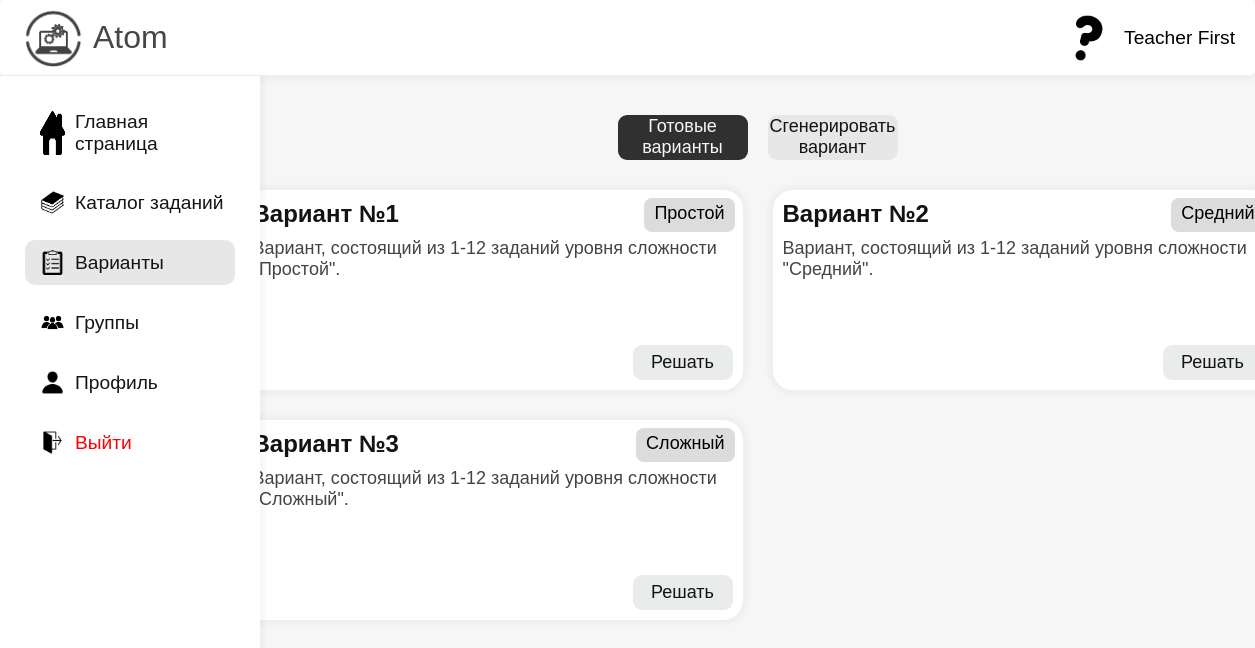
The app's page /variants/choose (signed in) with its own data.
### data/users.py (models this page shows, shortened)
class User(SqlAlchemyBase, UserMixin, SerializerMixin):
    __tablename__ = 'users'
    id = sqlalchemy.Column(sqlalchemy.Integer,
                           primary_key=True, autoincrement=True)
    name = sqlalchemy.Column(sqlalchemy.String)
    surname = sqlalchemy.Column(sqlalchemy.String)
    email = sqlalchemy.Column(sqlalchemy.String)
    hashed_password = sqlalchemy.Column(sqlalchemy.String)
    created_date = sqlalchemy.Column(sqlalchemy.String,
                                     default=datetime.datetime.now)
    profile_pics = sqlalchemy.Column(sqlalchemy.String, default='/static/profile_pics/default.png')
    groups = orm.relationship("Group", secondary="user_to_group", backref="users")
    groups_participant = sqlalchemy.Column(sqlalchemy.String, default='')
    is_teacher = sqlalchemy.Column(sqlalchemy.Boolean)
    solved_tasks_ids = sqlalchemy.Column(sqlalchemy.String, default='')
    solved_variants = sqlalchemy.Column(sqlalchemy.Integer, default=0)

### data/variants.py (models this page shows)
class Variant(SqlAlchemyBase, SerializerMixin):
    __tablename__ = 'variants'
    id = sqlalchemy.Column(sqlalchemy.Integer,
                           primary_key=True, autoincrement=True)
    name = sqlalchemy.Column(sqlalchemy.String)
    description = sqlalchemy.Column(sqlalchemy.String)
    difficulty = sqlalchemy.Column(sqlalchemy.String)
    tasks = orm.relationship('Task', secondary='task_to_variants', backref='variants')

### server.py (the view)
@app.route('/variants/choose')
@login_required
def variants_choose():
    params = {
        'vars_list': db_sess.query(Variant).all(),
        'title': 'Выбор варианта',
        'active': '3'
    }
    return render_template('VariantsChoose.html', **params)

### data/db_session.py (called while the page is built)
def create_session() -> Session:
    global __factory
    return __factory()

### server.py (called while the page is built)
@login_manager.user_loader
def load_user(user_id):
    db_sess = db_session.create_session()
    return db_sess.query(User).get(user_id)

### templates/VariantsChoose.html
{% extends 'Base.html' %}
{% block content %}
<link rel="stylesheet" href="/static/VariantsChoose/styles/content.css">
<div class="content-section">
    <div class="options-section">
        <button class="pressed">Готовые варианты</button>
        <button><a href="/variants/generate" style="text-decoration: none; color: rgb(19, 19, 19);">Сгенерировать вариант</a></button>
    </div>
    <div class="variants-section">
        {% for var in vars_list %}
            <article>
                <div class="stats-section">
                    <h1>{{var.name}}</h1>
                    <div class="type"><div>{{var.difficulty}}</div></div>
                </div>
                <p>{{var.description}}</p>
                <div class="button-class">
                    <button><a href="/variants/solving/{{loop.index}}" style="text-decoration: none; color: rgb(19, 19, 19); display: flex; align-content: center; height: 100%; justify-content: center; align-items: center;">Решать</a></button>
                </div>
            </article>
        {% endfor %}
    </div>
</div>
{% endblock %}

### templates/Base.html (shortened to what this page needs)
<!DOCTYPE html>
<html lang="en">
<head>
    <link rel="stylesheet" href="/static/Base/styles/Main.css">
    <link rel="stylesheet" href="/static/Base/styles/content.css">
</head>
<body>
    <div class="head-navbar">
        <a class="website-logo" href="/">
            <img class="logo" src="/static/cards/Logo.png" alt="">
            <p class="text">Atom</p>
        </a>
        {% if current_user.is_authenticated %}
            <div class="user-items">
                <img src="{{current_user.profile_pics}}" alt="">
                <p>{{current_user.name}} {{current_user.surname}}</p>
            </div>
        {% else %}
            <div class="forms-items">
                <a href="/register">Регистрация</a>
                <a href="/login">Войти</a>
            </div>
        {% endif %}
    </div>
    <div class="left-navbar">
        {% if active == '1' %}
            <a style="margin-top: 25px;" class="left-navbar-item-pressed" href="/">
                <img class="icons" src="/static/cards/homeIcon.png" alt="">
                <p class="text">Главная страница</p>
            </a>
        {% else %}
            <a style="margin-top: 25px;" class="left-navbar-item" href="/">
                <img class="icons" src="/static/cards/homeIcon.png" alt="">
                <p class="text">Главная страница</p>
            </a>
        {% endif %}
        {% if active == '2' %}
            <a class="left-navbar-item-pressed" href="/catalog">
                <img class="icons" src="/static/cards/catalogIcon.png" alt="">
                <p class="text">Каталог заданий</p>
            </a>
        {% else %}
            <a class="left-navbar-item" href="/catalog">
                <img class="icons" src="/static/cards/catalogIcon.png" alt="">
                <p class="text">Каталог заданий</p>
            </a>
        {% endif %}
        {% if current_user.is_authenticated %}
            {% if active == '3' %}
                <a class="left-navbar-item-pressed" href="/variants/choose">
                    <img class="icons" src="/static/cards/variantsIcon.png" alt="">
                    <p class="text">Варианты</p>
                </a>
            {% else %}
                <a class="left-navbar-item" href="/variants/choose">
                    <img class="icons" src="/static/cards/variantsIcon.png" alt="">
                    <p class="text">Варианты</p>
                </a>
            {% endif %}
        {% endif %}
        {% if current_user.is_authenticated %}
            {% if active == '5' %}
                <a class="left-navbar-item-pressed" href="/groups">
                    <img class="icons" src="/static/cards/groupIcon.png" alt="">
                    <p class="text">Группы</p>
                </a>
            {% else %}
                <a class="left-navbar-item" href="/groups">
                    <img class="icons" src="/static/cards/groupIcon.png" alt="">
                    <p class="text">Группы</p>
                </a>
            {% endif %}
            {% if active == '4' %}
                <a class="left-navbar-item-pressed" href="/profile">
                    <img class="icons" src="/static/cards/profileIcon.png" alt="">
                    <p class="text">Профиль</p>
                </a>
            {% else %}
                <a class="left-navbar-item" href="/profile">
                    <img class="icons" src="/static/cards/profileIcon.png" alt="">
                    <p class="text">Профиль</p>
                </a>
            {% endif %}
            <a class="left-navbar-item-logout" href="/logout">
                <img class="icons" src="/static/cards/logoutIcon.png" alt="">
                <p class="text">Выйти</p>
            </a>
        {% endif %}
    </div>
    {% block content %}{% endblock %}
</body>
</html>

### static/Base/styles/Main.css (style rules this page uses)
* { padding: 0; margin: 0; font-family: 'Gill Sans', 'Gill Sans MT', Calibri, 'Trebuchet MS', sans-serif; }
body { background-color: rgb(246, 246, 246); }

### static/Base/styles/content.css (style rules this page uses)
.head-navbar { display: flex; position: fixed; top: 0; border-radius: 5px; background-color: white; border-bottom: 1px solid rgb(238, 238, 238); width: 100%; height: 75px; z-index: 5; box-shadow: 0px 5px 5px 0px rgba(0, 0, 0, 0.03) }
.head-navbar .website-logo { display: flex; width: max-content; justify-content: center; align-items: center; margin-left: 23px; text-decoration: none; gap: 10px; }
.head-navbar .website-logo .logo { height: 60px; }
.head-navbar .website-logo .text { color: rgb(70, 70, 70); font-size: xx-large; align-self: center; }
.head-navbar .user-items { display: flex; justify-content: end; width: 100%; align-items: center; gap: 10px; margin-right: 20px; }
.head-navbar .user-items img { height: 50px; width: 50px; border-radius: 25px; }
.head-navbar .user-items p { font-size: larger; }
.left-navbar { display: flex; position: fixed; top: 76px; flex-direction: column; background-color: white; width: 260px; height: 100%; z-index: 6; box-shadow: 5px 0px 5px 0px rgba(0, 0, 0, 0.03) }
.left-navbar .left-navbar-item-pressed { display: flex; text-decoration: none; margin-left: 25px; margin-top: 15px; padding-left: 15px; padding-top: 10px; padding-bottom: 10px; gap: 10px; width: calc(100% - 65px); background-color: rgb(231, 231, 231); border-radius: 10px; }
.left-navbar .left-navbar-item, .left-navbar .left-navbar-item-logout { display: flex; text-decoration: none; margin-left: 25px; margin-top: 15px; padding-left: 15px; padding-top: 10px; padding-bottom: 10px; gap: 10px; width: calc(100% - 65px); border-radius: 10px; transition: 0.25s, 0.25s; }
.left-navbar .left-navbar-item .icons, .left-navbar .left-navbar-item-pressed .icons, .left-navbar .left-navbar-item-logout .icons { width: 25px; }
.left-navbar .left-navbar-item .text, .left-navbar .left-navbar-item-pressed .text { color: rgb(20, 20, 20); font-size: larger; align-self: center; }
.left-navbar .left-navbar-item-logout .text { color: rgb(255, 0, 0); font-size: larger; align-self: center; }

### static/VariantsChoose/styles/content.css (style rules this page uses)
.content-section { display: flex; width: 70%; margin-left: calc(15% + 130px); flex-direction: column; height: max-content; margin-top: 115px; }
.content-section .options-section { display: flex; justify-content: center; gap: 20px; }
.content-section .options-section button { display: flex; height: 45px; width: 130px; border-radius: 9px; font-size: large; border: 0; appearance: none; justify-content: center; align-items: center; color: rgb(19, 19, 19); background: #e7e7e7; cursor: pointer; padding-bottom: 2px; transition: 0.25s, 0.25s; }
.content-section .options-section .pressed { background: #303030; color: rgb(247, 247, 247); }
.content-section .variants-section { display: grid; width: 100%; height: max-content; justify-content: center; margin-top: 30px; gap: 30px; grid-template-columns: 500px 500px; grid-template-rows: 200px 200px 200px; row-gap: 30px; }
.content-section .variants-section article { display: flex; flex-direction: column; background-color: white; border-radius: 20px; width: 100%; height: 100%; box-shadow: 0px 0px 5px 5px rgba(0, 0, 0, 0.03); }
.content-section .variants-section article h1 { color: rgb(19, 19, 19); padding-left: 10px; padding-top: 10px; width: 70%; }
.content-section .variants-section article p { color: rgb(68, 68, 68); padding-left: 10px; font-size: large; padding-top: 10px; }
.content-section .variants-section article .stats-section { display: flex; }
.content-section .variants-section article .stats-section .type { display: flex; justify-content: end; width: 30%; margin-right: 8px; margin-top: 8px; }
.content-section .variants-section article .stats-section .type div { display: flex; background-color: rgb(220, 220, 220); height: 95%; border-radius: 8px; font-size: large; padding-right: 10px; padding-top: 5px; padding-left: 10px; width: max-content; color: black; }
.content-section .variants-section .button-class { display: flex; height: 100%; justify-content: end; }
.content-section .variants-section article button { height: 35px; width: 100px; margin-bottom: 10px; margin-right: 10px; align-self: flex-end; font-size: large; background: #eaecec; color: rgb(19, 19, 19); appearance: none; border: 0; border-radius: 9px; cursor: pointer; transition: 0.25s, 0.25s; }

### records on screen
User: profile_pics (picture), name "Teacher", surname "First"
Variant: name "Вариант №1", difficulty "Простой", description "Вариант, состоящий из 1-12 заданий уровня сложности \"Простой\"."
Variant: name "Вариант №2", difficulty "Средний", description "Вариант, состоящий из 1-12 заданий уровня сложности \"Средний\"."
Variant: name "Вариант №3", difficulty "Сложный", description "Вариант, состоящий из 1-12 заданий уровня сложности \"Сложный\"."
